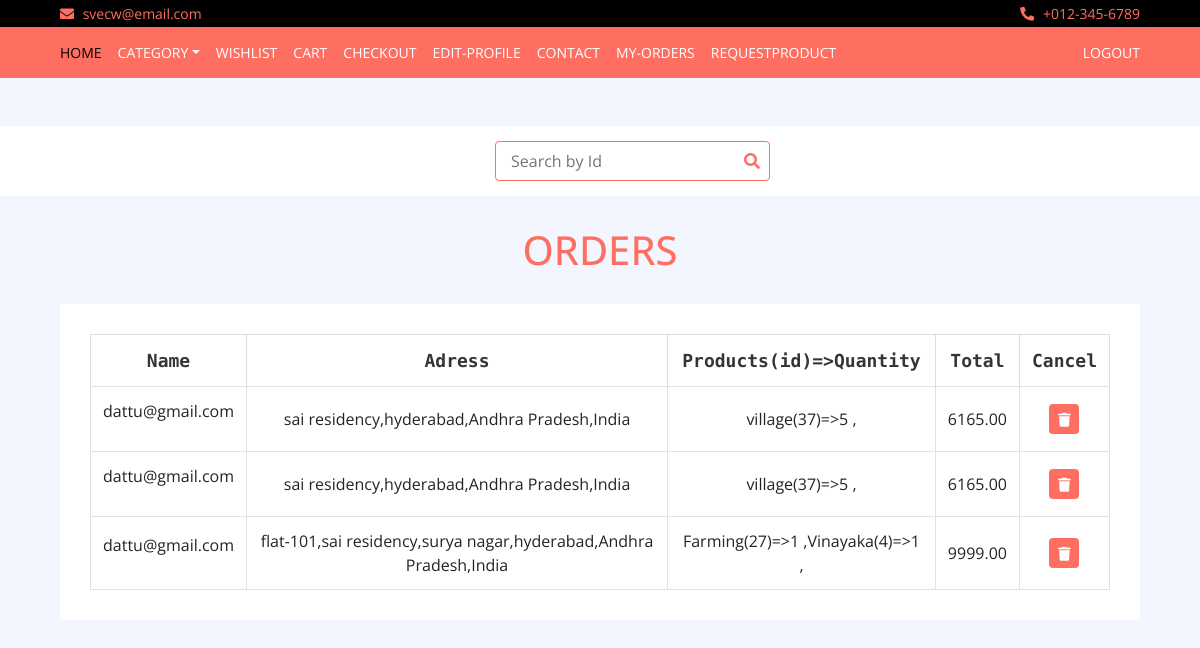
The app's page /Toys/orders/ (signed in) with its own data.
### Toys/models.py (models this page shows, shortened)
class Order(models.Model):
	customer = models.ForeignKey(Customer, on_delete=models.SET_NULL, blank=True, null=True)
	Address = models.TextField(null=False,max_length=50)
	country = models.CharField(null=False,max_length=50)
	state = models.CharField(null=False,max_length=50)
	city = models.CharField(null=False,max_length=50)
	zipcode = models.IntegerField(null=False)
	productscode = models.TextField(max_length=100,null=False)
	total = models.DecimalField(max_digits = 100,decimal_places = 2,default=0.00)

class Customer(AbstractBaseUser):
	Email = models.EmailField(null=False,unique=True,max_length=30)
	FirstName=models.CharField(max_length=20,unique=True)
	LastName=models.CharField(max_length=20)
	Mobile=models.CharField(max_length=10)
	is_admin=models.BooleanField(default=False)
	is_active=models.BooleanField(default=True)
	is_staff=models.BooleanField(default=False)
	is_superuser=models.BooleanField(default=False)
	USERNAME_FIELD = 'Email'
	REQUIRED_FIELDS = ['FirstName','LastName','Mobile']
	objects = MyUserManager()

### Toys/views.py (the view)
# urls.py: path('orders/', views.orders, name = 'orders'),
def orders(req):
	ad=False
	if req.user.is_admin:
			ad = True
	if req.user.Email == "admin@gmail.com":
		data = Order.objects.all().order_by('-id')
		return render(req,'orders.html',{'data':data,'ad':ad})
	if req.user.is_authenticated:
		data = Order.objects.filter(customer=req.user).order_by('-id')
		return render(req,'orders.html',{'data':data,'ad':ad})

### Toys/templates/orders.html (shortened to what this page needs)
{% load static %}
<!DOCTYPE html>
<html lang="en">
    <head>
        <link href="https://stackpath.bootstrapcdn.com/bootstrap/4.4.1/css/bootstrap.min.css" rel="stylesheet">
        <link href="https://cdnjs.cloudflare.com/ajax/libs/font-awesome/5.10.0/css/all.min.css" rel="stylesheet">
        <link href="{% static 'lib/slick/slick.css' %}" rel="stylesheet">
        <link href="{% static 'lib/slick/slick-theme.css' %}" rel="stylesheet">
        {% load static %}
        <link href="{% static 'style.css' %}" rel="stylesheet" type="text/css">
           </head>
    </head>
    <body>
        <div class="top-bar">
            <div class="container-fluid">
                <div class="row">
                    <div class="col-sm-6">
                        <i class="fa fa-envelope"></i>
                        svecw@email.com
                    </div>
                    <div class="col-sm-6">
                        <i class="fa fa-phone-alt"></i>
                        +012-345-6789
                    </div>
                </div>
            </div>
        </div>
        <div class="nav">
            <div class="container-fluid">
                <nav class="navbar navbar-expand-md bg-dark navbar-dark">
                    <div class="collapse navbar-collapse justify-content-between" id="navbarCollapse" style="padding-top: 7px;padding-bottom: 7px">
                        <div class="navbar-nav mr-auto" >
                            <a href="{% url 'home'%}" class="nav-item nav-link active">Home</a>
                            <div class="nav-item dropdown">
                                <a href="#" class="nav-link dropdown-toggle" data-toggle="dropdown">Category</a>
                            </div>
                            {% if ad is False %}
                            <a href="{% url 'wishlist'%}" class="nav-item nav-link">Wishlist</a>
                            <a href="{% url 'cart'%}" class="nav-item nav-link">cart</a>
                            <a href="{% url 'checkout'%}" class="nav-item nav-link">Checkout</a>
                            <a href="{% url 'Edit'%}" class="nav-item nav-link">Edit-Profile</a>
                            <a href="{% url 'contact'%}" class="nav-item nav-link">Contact</a>
                            <a href="{% url 'orders'%}" class="nav-item nav-link">My-Orders</a>
                            <a href="{% url 'requestProduct'%}" class="nav-item nav-link">RequestProduct</a>
                            {%endif%}
                        </div>
                        <div class="navbar-nav ml-auto">
                            <a href="{% url 'logout'%}" style="padding-left: 200px" class="nav-item nav-link">Logout</a>
                            </div>
                        </div>
                    </div>
            </div>
        <br>
        <br>
        <form action="{% url 'getProductById' %}" method="POST">
        <div class="bottom-bar">
            <div class="container-fluid">
                <div class="row align-items-center">
                    <div style="padding-left: 450px" class="col-md-8">
                        <div class="search">
                            <input type="text" name="prodId" placeholder="Search by Id">
                           <button onclick="myFunction()"><i class="fa fa-search"></i></button>
                        </div>
                    </div>
                    </form>
        <h3 style="text-align: center;font-size: 40px;color:  #FF6F61">ORDERS</h3>
        <div class="cart-page">
            <div class="container-fluid">
                <div class="row">
                    <div class="col-lg-12">
                        <div class="cart-page-inner">
                            <div class="table-responsive">
                                <table class="table table-bordered">
                                    <thead class="thead-dark">
                                        <tr>
                                            <th>Name</th>
                                            <th>Adress</th>
                                            <th>Products(id)=>Quantity</th>
                                            <th>Total</th>
                                            {% if ad is False %}
                                            <th>Cancel</th>
                                            {% endif%}
                                        </tr>
                                    </thead>
                                    <tbody class="align-middle">
                                        {% for prod in data %}
                                        <tr>
                                            <td>
                                                    <p> {{prod.customer.Email}} </p>
                                            </td>
                                            <td> {{prod.Address}},{{prod.city}},{{prod.state}},{{prod.country}} </td>
                                            <td type="text" rows="5">{{prod.productscode}}</td>
                                            <td> {{prod.total}} </td>
                                            <td><a href="{% url 'removeOrder' prod.id %}"><button><i class="fa fa-trash"></i></button></a></td>
                                        </tr>
                                                                               {%endfor%}
                                    </tbody>
                                </table>
                            </div>
                        </div>
                    </div>
                </div>
            </div>
        </div>
    </body>
</html>

### Toys/assets/style.css (style rules this page uses)
body { color: #353535; font-family: 'Open Sans', sans-serif; font-weight: 400; background: #f3f6ff; }
a { color: #FF6F61; }
@media (min-width: 992px) { .container-fluid { padding-right: 60px; padding-left: 60px; } }
.top-bar { padding: 3px 0; font-size: 14px; color: #FF6F61; background: #000000; }
.top-bar i { margin-right: 5px; }
.top-bar .col-sm-6:first-child { text-align: left; }
.top-bar .col-sm-6:last-child { text-align: right; }
.nav { position: relative; }
@media (min-width: 992px) { .nav .container-fluid { padding-left: 52px; padding-right: 52px; } }
.nav .navbar { height: 100%; padding: 0; }
@media (min-width: 768px) { .nav, .nav .navbar { background: #FF6F61 !important; } }
@media (min-width: 768px) { .nav .navbar-dark a.nav-link { color: #ffffff; font-size: 14px; text-transform: uppercase; } }
@media (min-width: 768px) { .nav .navbar-dark a.nav-link:hover, .nav .navbar-dark a.nav-link.active { color: #000000; } }
.bottom-bar { padding: 15px 0; background: #ffffff; margin-bottom: 30px; }
.bottom-bar .search { width: 100%; }
.bottom-bar .search input[type=text] { width: 100%; height: 40px; padding: 0 15px; color: #666666; border: 1px solid #FF6F61; border-radius: 4px; }
.bottom-bar .search button { position: absolute; width: 40px; height: 38px; top: 1px; right: 16px; padding: 0 15px; border: none; background: none; color: #FF6F61; border-radius: 0 2px 2px 0; }
@media (min-width: 768px) { .bottom-bar { max-height: 90px; } }
.cart-page { position: relative; margin-top: 30px; }
.cart-page .cart-page-inner { padding: 30px; margin-bottom: 30px; background: #ffffff; }
.cart-page .table { width: 100%; text-align: center; margin-bottom: 0; }
.cart-page .table .thead-dark th { font-family: 'Source Code Pro', monospace; font-size: 18px; font-weight: 700; color: #353535; text-align: center; background: transparent; border-color: #dddddd; border-bottom: none; vertical-align: middle; }
.cart-page .table td { font-size: 16px; vertical-align: middle; }
.cart-page .table button { width: 30px; height: 30px; font-size: 14px; text-align: center; color: #ffffff; background: #FF6F61; border: none; border-radius: 4px; }

### records on screen
Order: customer.Email "dattu@gmail.com", Address "sai residency", city "hyderabad", state "Andhra Pradesh", country "India", productscode "village(37)=>5 ,", total "6165.00"
Order: customer.Email "dattu@gmail.com", Address "sai residency", city "hyderabad", state "Andhra Pradesh", country "India", productscode "village(37)=>5 ,", total "6165.00"
Order: customer.Email "dattu@gmail.com", Address "flat-101,sai residency,surya nagar", city "hyderabad", state "Andhra Pradesh", country "India", productscode "Farming(27)=>1 ,Vinayaka(4)=>1 ,", total "9999.00"
